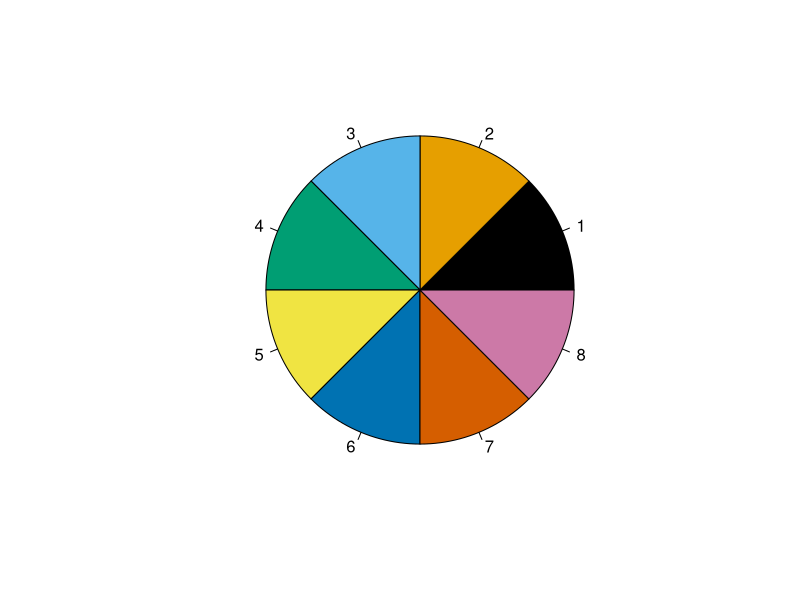

Generate this figure with R: (Note: this script raises an error after producing the figure.)
pdf("Colorblind_color_pallate_testing_Figure_1a.pdf", width = 10, height=8)
colorBlindBlack8  <- c("#000000", "#E69F00", "#56B4E9", "#009E73", 
                       "#F0E442", "#0072B2", "#D55E00", "#CC79A7")
pie(rep(1, 8), col = colorBlindBlack8)
figure_1A <- ggplot(snp_quasi_6VCs_median_Mix4, aes(precision, recall, color=ALPHA)) + 
  #  scale_color_gradient(low=colorBlindBlack8[5], high=colorBlindBlack8[1]) +##low="blue", high="red") +
  #  scale_color_gradient(low=colorBlindBlack8[4], high=colorBlindBlack8[1]) +##low="blue", high="red") +
  #  scale_color_gradient(low=colorBlindBlack8[4], high=colorBlindBlack8[5]) +##low="blue", high="red") +
  scale_color_gradient(low=colorBlindBlack8[6], high=colorBlindBlack8[5]) +##low="blue", high="red") +
  geom_point(size=2.5) + 
  theme(legend.spacing.x = unit(0.2, 'cm'), text = element_text(size=8)) + 
  theme_bw(base_size=15) +
  geom_jitter(aes(color=DELTA), size=2.5, position=jit) + 
  scale_shape_manual(values=rep(15:22, len=6)) + geom_smooth(method=lm, size=0.5) + facet_wrap(~caller) + 
  coord_cartesian(xlim=c(0,1.0), ylim=c(0,1.0)) + theme(legend.position = "bottom")
figure_1A
figure_1A <- ggplot(snp_quasi_6VCs_median_Mix4, aes(precision, recall, color=ALPHA)) + 
  #  scale_color_gradient(low=colorBlindBlack8[5], high=colorBlindBlack8[1]) +##low="blue", high="red") +
  #  scale_color_gradient(low=colorBlindBlack8[4], high=colorBlindBlack8[1]) +##low="blue", high="red") +
    scale_color_gradient(low=colorBlindBlack8[4], high=colorBlindBlack8[5]) +##low="blue", high="red") +
  #scale_color_gradient(low=colorBlindBlack8[6], high=colorBlindBlack8[5]) +##low="blue", high="red") +
  geom_point(size=2.5) + 
  theme(legend.spacing.x = unit(0.2, 'cm'), text = element_text(size=8)) + 
  theme_bw(base_size=15) +
  geom_jitter(aes(color=DELTA), size=2.5, position=jit) + 
  scale_shape_manual(values=rep(15:22, len=6)) + geom_smooth(method=lm, size=0.5) + facet_wrap(~caller) + 
  coord_cartesian(xlim=c(0,1.0), ylim=c(0,1.0)) + theme(legend.position = "bottom")
figure_1A
figure_1A <- ggplot(snp_quasi_6VCs_median_Mix4, aes(precision, recall, color=ALPHA)) + 
  #  scale_color_gradient(low=colorBlindBlack8[5], high=colorBlindBlack8[1]) +##low="blue", high="red") +
    scale_color_gradient(low=colorBlindBlack8[4], high=colorBlindBlack8[1]) +##low="blue", high="red") +
  #  scale_color_gradient(low=colorBlindBlack8[4], high=colorBlindBlack8[5]) +##low="blue", high="red") +
  #scale_color_gradient(low=colorBlindBlack8[6], high=colorBlindBlack8[5]) +##low="blue", high="red") +
  geom_point(size=2.5) + 
  theme(legend.spacing.x = unit(0.2, 'cm'), text = element_text(size=8)) + 
  theme_bw(base_size=15) +
  geom_jitter(aes(color=DELTA), size=2.5, position=jit) + 
  scale_shape_manual(values=rep(15:22, len=6)) + geom_smooth(method=lm, size=0.5) + facet_wrap(~caller) + 
  coord_cartesian(xlim=c(0,1.0), ylim=c(0,1.0)) + theme(legend.position = "bottom")
figure_1A
figure_1A <- ggplot(snp_quasi_6VCs_median_Mix4, aes(precision, recall, color=ALPHA)) + 
    scale_color_gradient(low=colorBlindBlack8[5], high=colorBlindBlack8[1]) +##low="blue", high="red") +
  #  scale_color_gradient(low=colorBlindBlack8[4], high=colorBlindBlack8[1]) +##low="blue", high="red") +
  #  scale_color_gradient(low=colorBlindBlack8[4], high=colorBlindBlack8[5]) +##low="blue", high="red") +
  #scale_color_gradient(low=colorBlindBlack8[6], high=colorBlindBlack8[5]) +##low="blue", high="red") +
  geom_point(size=2.5) + 
  theme(legend.spacing.x = unit(0.2, 'cm'), text = element_text(size=8)) + 
  theme_bw(base_size=15) +
  geom_jitter(aes(color=DELTA), size=2.5, position=jit) + 
  scale_shape_manual(values=rep(15:22, len=6)) + geom_smooth(method=lm, size=0.5) + facet_wrap(~caller) + 
  coord_cartesian(xlim=c(0,1.0), ylim=c(0,1.0)) + theme(legend.position = "bottom")
figure_1A
figure_1A <- ggplot(snp_quasi_6VCs_median_Mix4, aes(precision, recall, color=ALPHA)) + 
  scale_color_gradient(low=colorBlindBlack8[3], high=colorBlindBlack8[7]) +##low="blue", high="red") +
  #  scale_color_gradient(low=colorBlindBlack8[4], high=colorBlindBlack8[1]) +##low="blue", high="red") +
  #  scale_color_gradient(low=colorBlindBlack8[4], high=colorBlindBlack8[5]) +##low="blue", high="red") +
  #scale_color_gradient(low=colorBlindBlack8[6], high=colorBlindBlack8[5]) +##low="blue", high="red") +
  geom_point(size=2.5) + 
  theme(legend.spacing.x = unit(0.2, 'cm'), text = element_text(size=8)) + 
  theme_bw(base_size=15) +
  geom_jitter(aes(color=DELTA), size=2.5, position=jit) + 
  scale_shape_manual(values=rep(15:22, len=6)) + geom_smooth(method=lm, size=0.5) + facet_wrap(~caller) + 
  coord_cartesian(xlim=c(0,1.0), ylim=c(0,1.0)) + theme(legend.position = "bottom")
figure_1A
figure_1A <- ggplot(snp_quasi_6VCs_median_Mix4, aes(precision, recall, color=ALPHA)) + 
  scale_color_gradient(low=colorBlindBlack8[4], high=colorBlindBlack8[8]) +##low="blue", high="red") +
  #  scale_color_gradient(low=colorBlindBlack8[4], high=colorBlindBlack8[1]) +##low="blue", high="red") +
  #  scale_color_gradient(low=colorBlindBlack8[4], high=colorBlindBlack8[5]) +##low="blue", high="red") +
  #scale_color_gradient(low=colorBlindBlack8[6], high=colorBlindBlack8[5]) +##low="blue", high="red") +
  geom_point(size=2.5) + 
  theme(legend.spacing.x = unit(0.2, 'cm'), text = element_text(size=8)) + 
  theme_bw(base_size=15) +
  geom_jitter(aes(color=DELTA), size=2.5, position=jit) + 
  scale_shape_manual(values=rep(15:22, len=6)) + geom_smooth(method=lm, size=0.5) + facet_wrap(~caller) + 
  coord_cartesian(xlim=c(0,1.0), ylim=c(0,1.0)) + theme(legend.position = "bottom")
figure_1A
figure_1A <- ggplot(snp_quasi_6VCs_median_Mix4, aes(precision, recall, color=ALPHA)) + 
  scale_color_gradient(low=colorBlindBlack8[2], high=colorBlindBlack8[6]) +##low="blue", high="red") +
  #  scale_color_gradient(low=colorBlindBlack8[4], high=colorBlindBlack8[1]) +##low="blue", high="red") +
  #  scale_color_gradient(low=colorBlindBlack8[4], high=colorBlindBlack8[5]) +##low="blue", high="red") +
  #scale_color_gradient(low=colorBlindBlack8[6], high=colorBlindBlack8[5]) +##low="blue", high="red") +
  geom_point(size=2.5) + 
  theme(legend.spacing.x = unit(0.2, 'cm'), text = element_text(size=8)) + 
  theme_bw(base_size=15) +
  geom_jitter(aes(color=DELTA), size=2.5, position=jit) + 
  scale_shape_manual(values=rep(15:22, len=6)) + geom_smooth(method=lm, size=0.5) + facet_wrap(~caller) + 
  coord_cartesian(xlim=c(0,1.0), ylim=c(0,1.0)) + theme(legend.position = "bottom")
figure_1A
figure_1A <- ggplot(snp_quasi_6VCs_median_Mix4, aes(precision, recall, color=ALPHA)) + 
  scale_color_gradient(low=colorBlindBlack8[6], high=colorBlindBlack8[2]) +##low="blue", high="red") +
  #  scale_color_gradient(low=colorBlindBlack8[4], high=colorBlindBlack8[1]) +##low="blue", high="red") +
  #  scale_color_gradient(low=colorBlindBlack8[4], high=colorBlindBlack8[5]) +##low="blue", high="red") +
  #scale_color_gradient(low=colorBlindBlack8[6], high=colorBlindBlack8[5]) +##low="blue", high="red") +
  geom_point(size=2.5) + 
  theme(legend.spacing.x = unit(0.2, 'cm'), text = element_text(size=8)) + 
  theme_bw(base_size=15) +
  geom_jitter(aes(color=DELTA), size=2.5, position=jit) + 
  scale_shape_manual(values=rep(15:22, len=6)) + geom_smooth(method=lm, size=0.5) + facet_wrap(~caller) + 
  coord_cartesian(xlim=c(0,1.0), ylim=c(0,1.0)) + theme(legend.position = "bottom")
figure_1A
dev.off()
